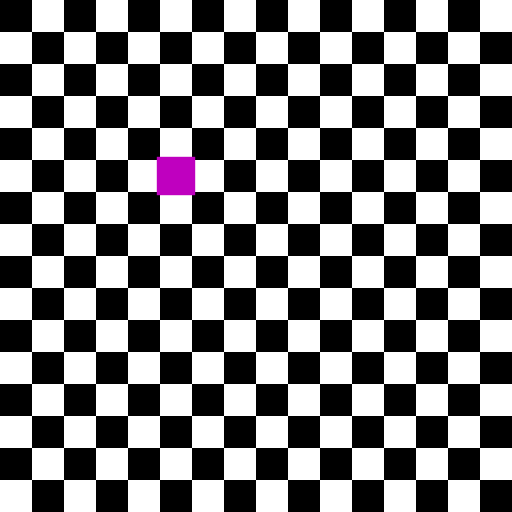
Frame 1 (no input)
Frame 60 (the mouse pressed at the canvas centre just before this capture): identical to frame 1, image omitted
Frame 120 (the mouse held since frame 60 and released just before this capture): identical to frame 1, image omitted

The Processing sketch that drew this single still picture (run headless with seeded random() and noise(); from frame 60 on, the mouse is pressed at the canvas centre):

// Processing sketch: ANI2012A20_Chessboard2
// ── ANI2012A20_Chessboard2.pde
// ANI2012A20_Chessboard2.pde
// Génération d'un échiquier avec animation de la case sélectionnée.

// paramètres
int dimension = 16;

int colorBlack = 0;
int colorWhite = 255;

color colorSelected = color(191, 0, 191);

// variables
int resolution;
int diameter;

int cell;

int position;

boolean isKeyPressedUp = false;
boolean isKeyPressedDown = false;
boolean isKeyPressedLeft = false;
boolean isKeyPressedRight = false;

boolean isKeyPressedW = false;
boolean isKeyPressedS = false;
boolean isKeyPressedA = false;
boolean isKeyPressedD = false;

void setup()
{
  size(512, 512);
  frameRate(30);

  noStroke();

  // calculer le diamètre des cases en fonction de la résolution de la fenêtre
  resolution = min(width, height);
  diameter = resolution / dimension;

  // calculer le nombre de cases dans l'échiquier
  cell = dimension * dimension;

  // choisir la position sélectionnée au hasard
  position = int(random(dimension * dimension));
}

void draw()
{
  for (int indexY = 0; indexY < dimension; ++indexY)
  {
    for (int indexX = 0; indexX < dimension; ++indexX)
    {
      // même principe que l'algorithme de l'exemple précédent, mais en plus compact
      if (indexX % 2 == indexY % 2)
        fill(colorBlack);
      else
        fill(colorWhite);

      rect(
        diameter * indexX,
        diameter * indexY,
        diameter,
        diameter);
    }
  }

  // couleur de la case sélectionnée
  fill(colorSelected);

  // dessiner la case sélectionnée plus large que les autres
  rect(
    diameter * (position % dimension) - diameter * 0.1f,
    height - diameter * (position / dimension) - diameter - diameter * 0.1f,
    diameter * 1.2f,
    diameter * 1.2f);

  // mise à jour de la case sélectionnée
  updatePosition();
}

// fonction de mise à jour de la case sélectionnée selon l'interactivité au clavier
void updatePosition()
{
  if (isKeyPressedUp    || isKeyPressedW)
    position += dimension;
  if (isKeyPressedDown  || isKeyPressedS)
    position -= dimension;
  if (isKeyPressedLeft  || isKeyPressedA)
    position -= 1;
  if (isKeyPressedRight || isKeyPressedD)
    position += 1;

  if (position >= cell)
    position -= cell;
  else if (position < 0)
    position += cell;
}

void keyPressed()
{
  updateKeyboard(true);
}

void keyReleased()
{
  updateKeyboard(false);
}

void updateKeyboard(boolean state)
{
  if (keyCode == UP)
    isKeyPressedUp    = state;
  if (keyCode == DOWN)
    isKeyPressedDown  = state;
  if (keyCode == LEFT)
    isKeyPressedLeft  = state;
  if (keyCode == RIGHT)
    isKeyPressedRight = state;
  if (key == 'w' || key == 'W')
    isKeyPressedW     = state;
  if (key == 's' || key == 'S')
    isKeyPressedS     = state;
  if (key == 'a' || key == 'A')
    isKeyPressedA     = state;
  if (key == 'd' || key == 'D')
    isKeyPressedD     = state;
}
